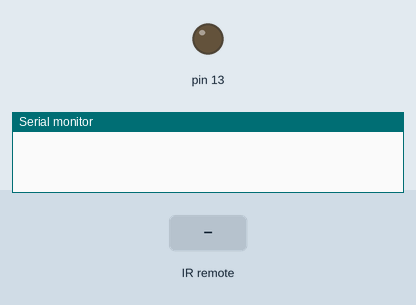
Simulated run of this sketch. Board: Arduino Uno, built with avr-gcc and run on an emulated ATmega328P. On the bench: output pins drawn as LEDs (lit = HIGH), the last lines printed to the serial monitor. The inputs (shaded band) are chosen by the test bench.

Above: at 1.2 s.
1.3 s: infrared code 0x305D6FF received
At 2.5 s:
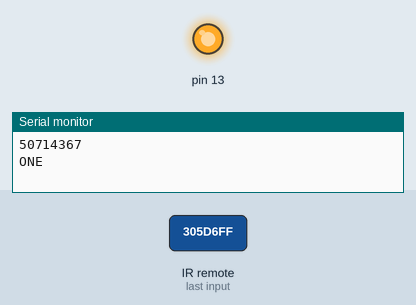
2.8 s: infrared code 0xF076C13B received
At 3.8 s:
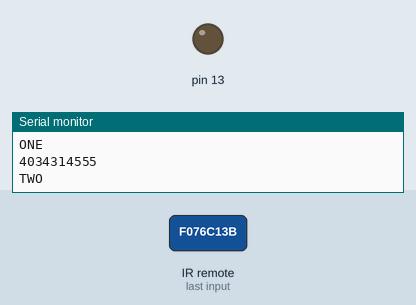
Timing chart, 0 to 5.8 s (numbered marks = the images above; inputs shaded):
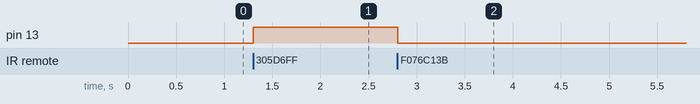

Measured:
- after the input at 1.3 s, pin 13: LOW → HIGH at once
- after the input at 2.8 s, pin 13: HIGH → LOW at once

The sketch:

IRrecvDemoChangChong.ino
```cpp
// (licence header left out)
#include <IRremote.h> //1
#define one 50714367
#define two 4034314555


IRrecv irrecv(2); //2

decode_results results; //3

void setup()
{
  Serial.begin(9600);
  pinMode(13,OUTPUT);
  digitalWrite(13,LOW);
  irrecv.enableIRIn(); // Start the receiver //4
}

void loop() {
  if (irrecv.decode(&results)) {                         //5
    Serial.println(results.value);                  //6
    irrecv.resume(); // Receive the next value           //7
    if(results.value==one)
    {
      Serial.println("ONE");
      digitalWrite(13,HIGH);
    }
    if(results.value==two)
    {
      Serial.println("TWO");
      digitalWrite(13,LOW);
    }
  }
  delay(100);
}
```
